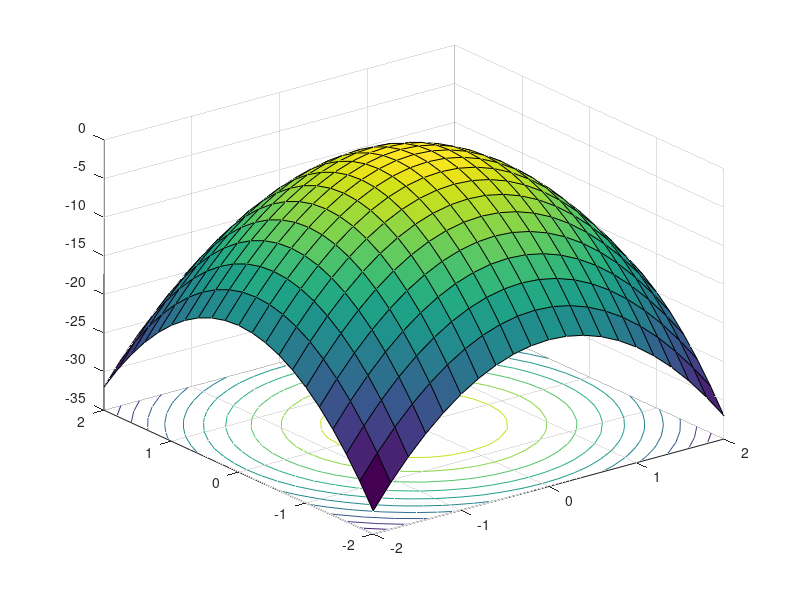
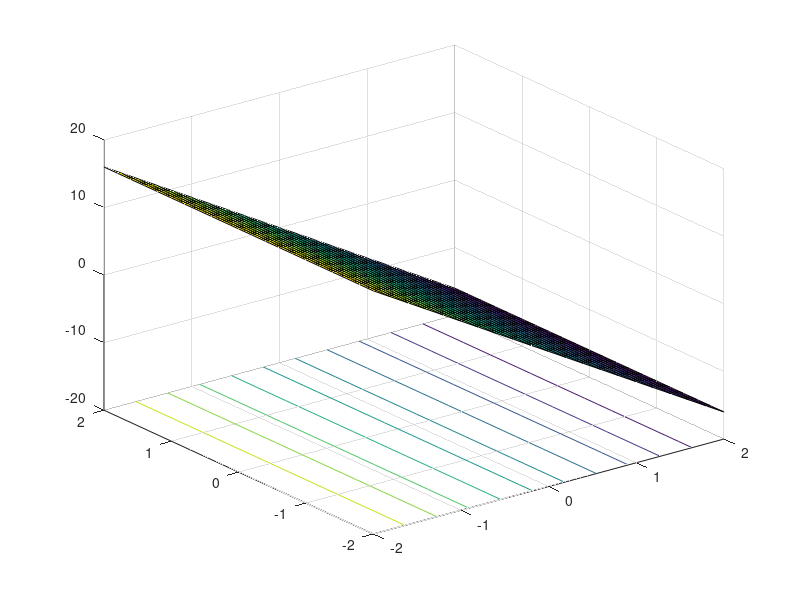
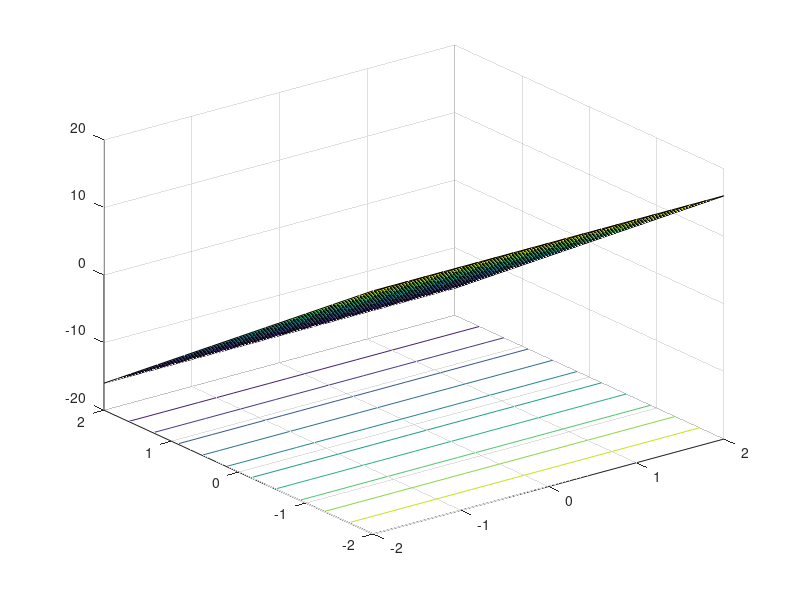
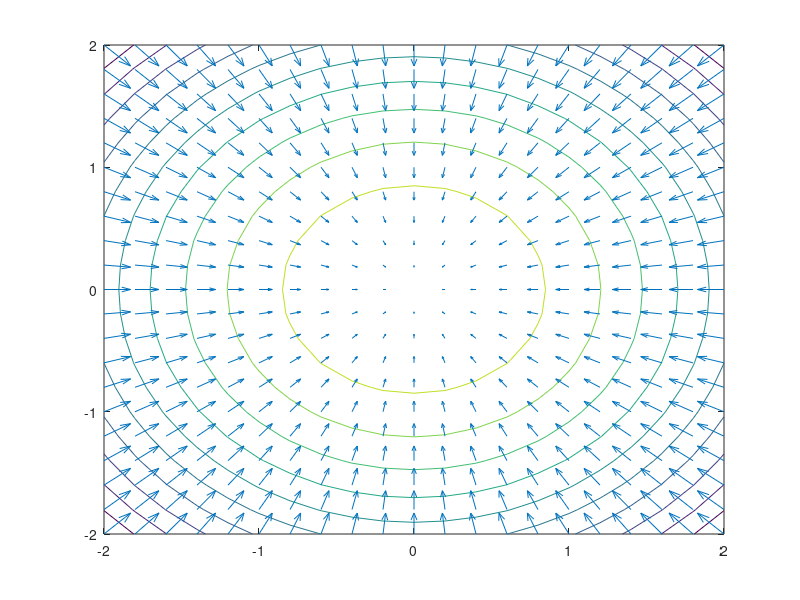

The MATLAB script that drew these images, in order:
function plotderivation()
  [X, Y] = meshgrid(-2:0.2:2);
  plotfigure(X, Y, @f1, 'task3-f1');
  plotfigure(X, Y, @f1derivatedx, 'task3-f1-derivatedX');
  plotfigure(X, Y, @f1derivatedy, 'task3-f1-derivatedY');
  plotwithquiver(X, Y, @f1, @f1derivatedx, @f1derivatedy, 'task3-f1-quiver');

  plotfigure(X, Y, @f2, 'task3-f2');
  plotfigure(X, Y, @f2derivatedx, 'task3-f2-derivatedX');
  plotfigure(X, Y, @f2derivatedy, 'task3-f2-derivatedY');
  plotwithquiver(X, Y, @f2, @f2derivatedx, @f2derivatedy, 'task3-f2-quiver');
end

function plotfigure(X, Y, fun, name)
  Z = fun(X,Y);
  h = figure;
  surfc(X, Y, Z);
  print(h,'-dpng',[name '.png']);
end

function plotwithquiver(X, Y, fun, derix, deriy, name)
  Z = fun(X,Y);
  DX = derix(X,Y);  % same as gradient(Z)!
  DY = deriy(X,Y);
  h = figure;
  contour(X, Y, Z);
  hold on;
  quiver(X, Y, DX, DY);
  print(h,'-dpng',[name '.png']);
end

% --------------------
% FUNCTIONS TO PLOT
% --------------------
function r = f1(x, y)
  r = -4*(x.^2+y.^2);
end

function r = f1derivatedx(x, y)
  r = -8*x;
end

function r = f1derivatedy(x, y)
  r = -8*y;
end

function r = f2(x, y)
  r = exp(1/3*( -4*x.^2 + 6*x -4*y.^2 - 6*y + 4*x.*y - 3 ));
end

function r = f2derivatedx(x, y)
  r = exp(1/3 *( -4*x.^2 + 6*x -4*y.^2 - 6*y + 4*x.*y - 3 ));
  r = r * 1/3 .* (-8*x + 4*y + 6);
end

function r = f2derivatedy(x, y)
  r = exp(1/3*( -4*x.^2 + 6*x -4*y.^2 - 6*y + 4*x.*y - 3 ));
  r = r * 1/3 .* (-8*y + 4*x - 6);
end


% Links & Comments
% http://www.mathworks.de/de/help/matlab/visualize/representing-a-matrix-as-a-surface.html
% Surface plots are useful for visualizing matrices that are too large to display in numerical form and for graphing functions of two variables.
% 
% Visualizing functions of 2 variables:
% http://www.mathworks.de/de/help/matlab/visualize/representing-a-matrix-as-a-surface.html#f0-5208
